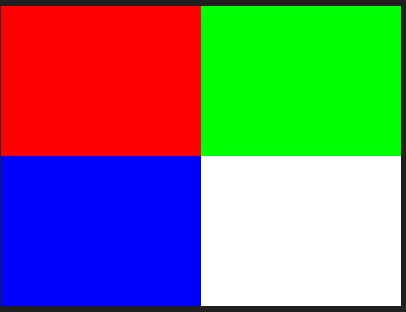
#> input picture sample.jpg, 406 x 312 px
$ python task_four.py
#> lines starting #> are read from the running program, lines starting #| are printed output that depends on the picture
import numpy as np
from PIL import Image
import matplotlib.pyplot as plt

img = Image.open("sample.jpg")
#> img is the input picture: PIL image 406x312 RGB; mean R, G, B 122.2, 122.5, 122.4
arr = np.array(img)

N = 8

downsampled = arr[::N, ::N, :]
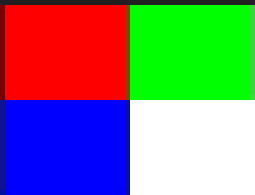
#> downsampled: shape (39, 51, 3) (shown 5 times larger); mean R, G, B 123.2, 123.2, 123.8

re_expanded = np.repeat(downsampled, N, axis=0)
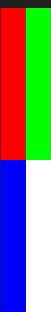
#> re_expanded: shape (312, 51, 3); mean R, G, B 123.2, 123.2, 123.8
re_expanded = np.repeat(re_expanded, N, axis=1)
#> re_expanded: shape (312, 408, 3)

orig_shape = arr.shape
#> orig_shape = (312, 406, 3)
down_shape = downsampled.shape
#> down_shape = (39, 51, 3)
re_shape = re_expanded.shape
#> re_shape = (312, 408, 3)

orig_mem = arr.nbytes
#> orig_mem = 380016
down_mem = downsampled.nbytes
#> down_mem = 5967

dim_reduction = (1 - (1 / N)) * 100
mem_savings = (1 - (down_mem / orig_mem)) * 100
#> mem_savings = 98.43

print("--- DOWNSAMPLING ANALYSIS (N =", N, ") ---")
print("Original Shape :", orig_shape, "| Memory:", orig_mem, "bytes")
#| Original Shape : (312, 406, 3) | Memory: 380016 bytes
print("Downsampled Shape :", down_shape, "| Memory:", down_mem, "bytes")
#| Downsampled Shape : (39, 51, 3) | Memory: 5967 bytes
print("Re-expanded Shape :", re_shape, "| Visual: Blocky Pixelation")
#| Re-expanded Shape : (312, 408, 3) | Visual: Blocky Pixelation
print("Dimension Reduction: ", round(dim_reduction, 2), "% reduction per axis")
print("Memory Savings : ", round(mem_savings, 2), "% data reduction")
#| Memory Savings :  98.43 % data reduction

fig, axs = plt.subplots(1, 2, figsize=(10, 6))

axs[0].imshow(arr)
axs[0].set_title("Original")

axs[1].imshow(re_expanded)
axs[1].set_title("Pixelated (N=8)")

plt.show()
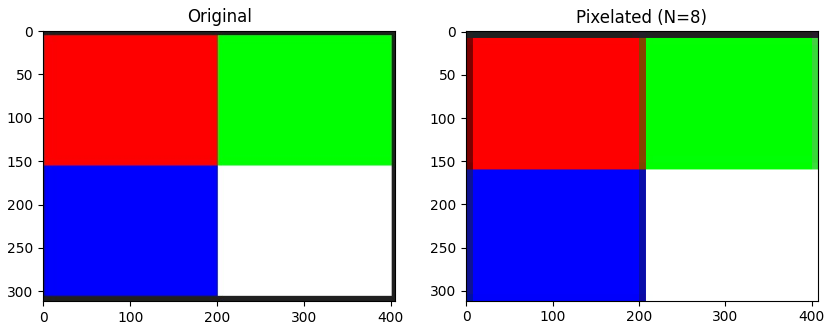
#> figure drawn by matplotlib, 2 panels

$ run again, with task 4 image.png saved as sample.jpg
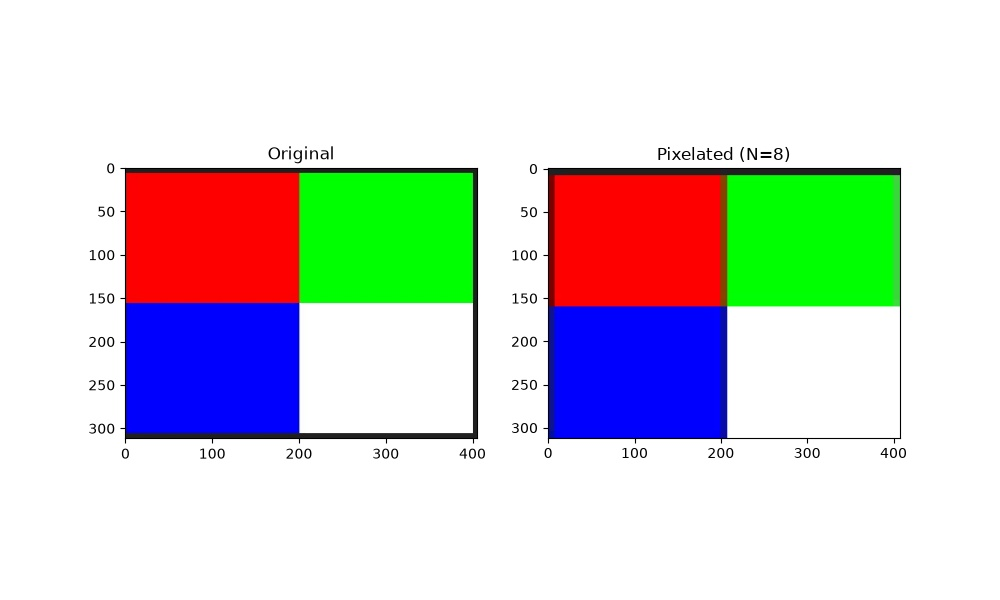
#> input picture task 4 image.png, 1000 x 600 px
#> img is the input picture: PIL image 1000x600 RGB; mean R, G, B 211.3, 211.4, 211.5
#> `re_expanded = np.repeat(re_expanded, N, axis=1)`:
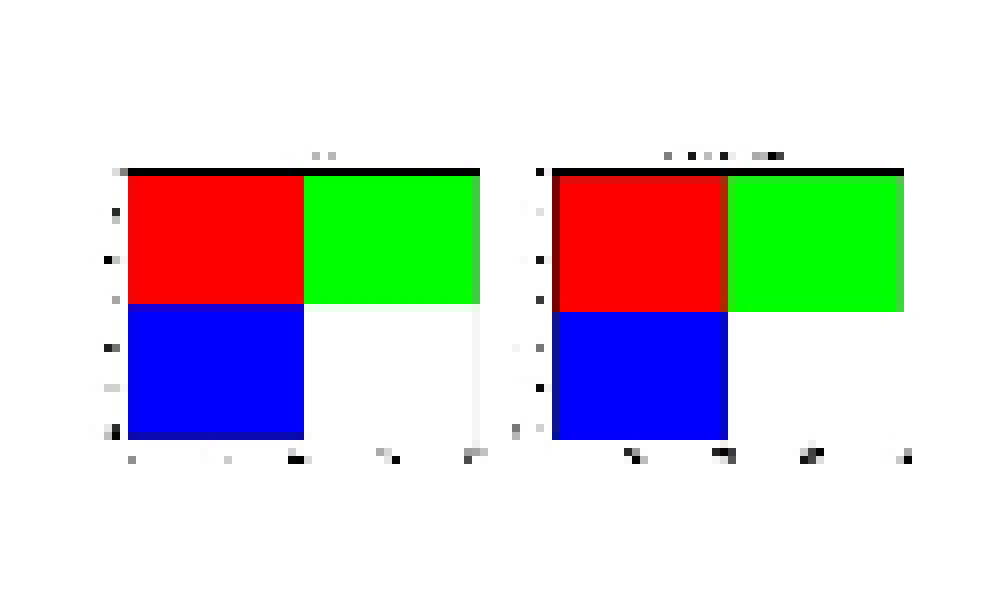
#> re_expanded: shape (600, 1000, 3); mean R, G, B 211.9, 212.1, 211.8
#> orig_mem = 1800000
#> down_mem = 28125
#> mem_savings = 98.44
#| Original Shape : (600, 1000, 3) | Memory: 1800000 bytes
#| Downsampled Shape : (75, 125, 3) | Memory: 28125 bytes
#| Re-expanded Shape : (600, 1000, 3) | Visual: Blocky Pixelation
#| Memory Savings :  98.44 % data reduction
#> `plt.show()`:
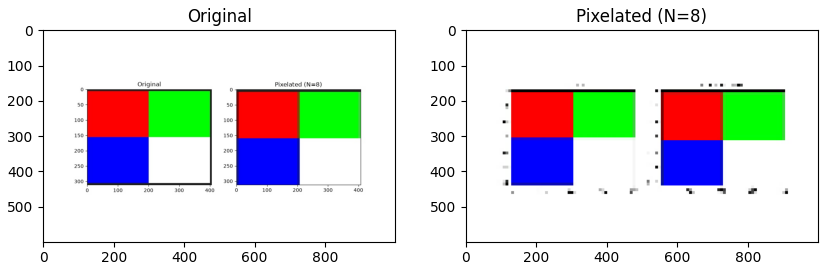
#> figure drawn by matplotlib, 2 panels
